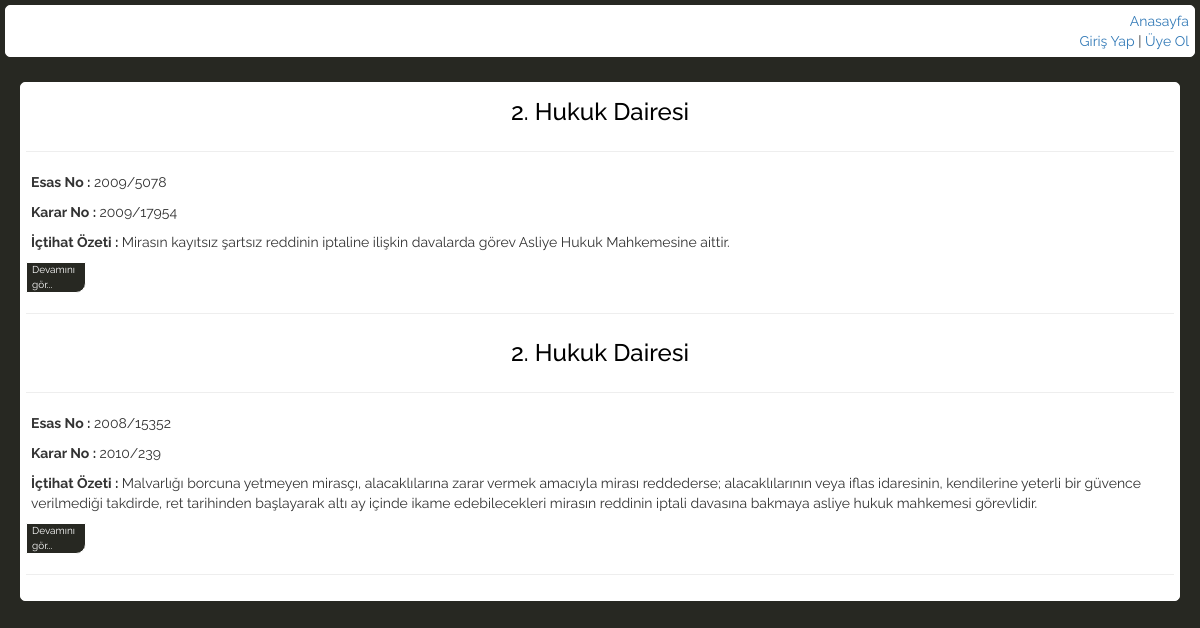
/dgoster.php?ilgili=HMK 2, run on the app's committed database.
### tables this page shows
CREATE TABLE IF NOT EXISTS `serh` (
  `id` int(11) NOT NULL AUTO_INCREMENT,
  `daire` varchar(255) NOT NULL,
  `esasno` varchar(100) NOT NULL,
  `kararno` varchar(100) NOT NULL,
  `ozet` text NOT NULL,
  `serh` longtext NOT NULL,
  `ilgili` varchar(255) NOT NULL,
  PRIMARY KEY (`id`),
  KEY `ilgili` (`ilgili`),
  KEY `daire` (`daire`)
);

### dgoster.php (the view, shortened to what this page needs)
<?php include('baglan.php'); ?>
<!DOCTYPE html PUBLIC "-//W3C//DTD XHTML 1.0 Transitional//EN" "http://www.w3.org/TR/xhtml1/DTD/xhtml1-transitional.dtd">
<html xmlns="http://www.w3.org/1999/xhtml" xml:lang="en">
<head>
	<link rel="stylesheet" href="css/bootstrap.min.css" />
	<link rel="stylesheet" href="css/ozel.css" />
</head>
<body style="background-color: #272822;" >
<?php include('dmenu.php'); ?>
	<div style="margin:20px; border-radius:5px;" class="beyazkutu">
			<?php
				$ilgili = $_GET['ilgili'];
				$getir = mysqli_query($baglan, "select * from serh where ilgili = '$ilgili'");
				$say = mysqli_num_rows($getir);
					while ($getirbakim = mysqli_fetch_array($getir)) {
					extract($getirbakim);
					if ($say == '1') {
						echo "<h3 style='text-align:center; color:#000' class='beyazkutu'>$daire</h3><hr>";
						echo "<p><b>Esas No :</b> $esasno</p>";
						echo "<p><b>Karar No : </b>$kararno</p>";
						echo "<p><b>İçtihat Özeti : </b>$ozet</p><hr>";
						echo "<p>$serh</p><hr>";
					} else {
						echo "<h3 style='text-align:center; color:#000' class='beyazkutu'>$daire</h3><hr>";
						echo "<p><b>Esas No :</b> $esasno</p>";
						echo "<p><b>Karar No : </b>$kararno</p>";
						echo "<p><b>İçtihat Özeti : </b>$ozet</p>";
						echo "<p class='ictihat'><a href='dserhgoster.php?id=$id'>Devamını gör...</a></p><hr>";
					}
				}
			 ?>
	</div>
</body>
</html>

### css/ozel.css (style rules this page uses)
body { font-family: Raleway; }
body { list-style: none; }
.beyazkutu { border-style: solid; border-width:1px; border-color:white; background-color: #fff; margin:5px; padding: 5px; border-radius: 5px; }
.beyazkutu p { padding-left: 5px; }
.ictihat { border-style: solid; border-bottom-right-radius: 10px; border-width: 1px; background-color: #272822; color:#fff; width:60px; font-size: 10px; }
.ictihat a { color:#fff; display: block; }

### data on the page
serh: daire "2. Hukuk Dairesi", esasno "2009/5078", kararno "2009/17954", ozet "Mirasın kayıtsız şartsız reddinin iptaline ilişkin davalarda görev Asliye Hukuk Mahkemesine aittir."
serh: daire "2. Hukuk Dairesi", esasno "2008/15352", kararno "2010/239", ozet "Malvarlığı borcuna yetmeyen mirasçı, alacaklılarına zarar vermek amacıyla mirası reddederse; alacaklılarının veya iflas idaresinin, kendilerine yeterli bir güvence verilmediği takdirde, ret tarihinden başlayarak altı ay içinde ikame edebilecekleri mirasın reddinin iptali davasına bakmaya asliye hukuk mahkemesi görevlidir."
